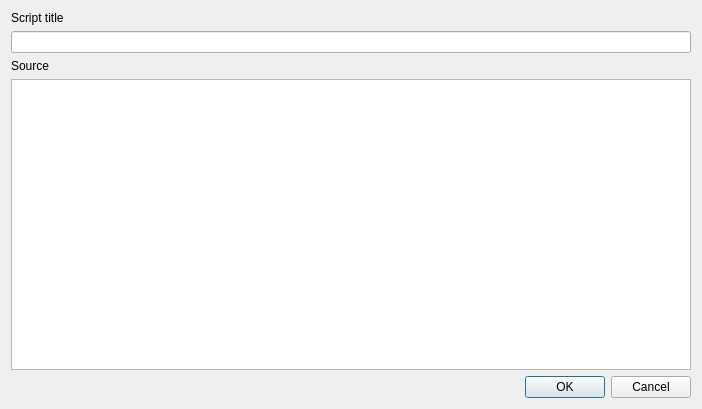
<?xml version="1.0" encoding="UTF-8"?>
<ui version="4.0">
 <class>UserScriptEditorDlg</class>
 <widget class="QDialog" name="UserScriptEditorDlg">
  <property name="geometry">
   <rect>
    <x>0</x>
    <y>0</y>
    <width>702</width>
    <height>409</height>
   </rect>
  </property>
  <property name="windowTitle">
   <string>User script editor</string>
  </property>
  <layout class="QVBoxLayout" name="verticalLayout">
   <item>
    <widget class="QLabel" name="label">
     <property name="text">
      <string>Script title</string>
     </property>
    </widget>
   </item>
   <item>
    <widget class="QLineEdit" name="editTitle"/>
   </item>
   <item>
    <widget class="QLabel" name="label_2">
     <property name="text">
      <string>Source</string>
     </property>
    </widget>
   </item>
   <item>
    <widget class="JSEdit" name="editSource">
     <property name="lineWrapMode">
      <enum>QPlainTextEdit::NoWrap</enum>
     </property>
    </widget>
   </item>
   <item>
    <widget class="QDialogButtonBox" name="buttonBox">
     <property name="orientation">
      <enum>Qt::Horizontal</enum>
     </property>
     <property name="standardButtons">
      <set>QDialogButtonBox::Cancel|QDialogButtonBox::Ok</set>
     </property>
    </widget>
   </item>
  </layout>
 </widget>
 <customwidgets>
  <customwidget>
   <class>JSEdit</class>
   <extends>QPlainTextEdit</extends>
   <header location="global">jsedit/jsedit.h</header>
  </customwidget>
 </customwidgets>
 <resources/>
 <connections>
  <connection>
   <sender>buttonBox</sender>
   <signal>accepted()</signal>
   <receiver>UserScriptEditorDlg</receiver>
   <slot>accept()</slot>
   <hints>
    <hint type="sourcelabel">
     <x>248</x>
     <y>254</y>
    </hint>
    <hint type="destinationlabel">
     <x>157</x>
     <y>274</y>
    </hint>
   </hints>
  </connection>
  <connection>
   <sender>buttonBox</sender>
   <signal>rejected()</signal>
   <receiver>UserScriptEditorDlg</receiver>
   <slot>reject()</slot>
   <hints>
    <hint type="sourcelabel">
     <x>316</x>
     <y>260</y>
    </hint>
    <hint type="destinationlabel">
     <x>286</x>
     <y>274</y>
    </hint>
   </hints>
  </connection>
 </connections>
</ui>
